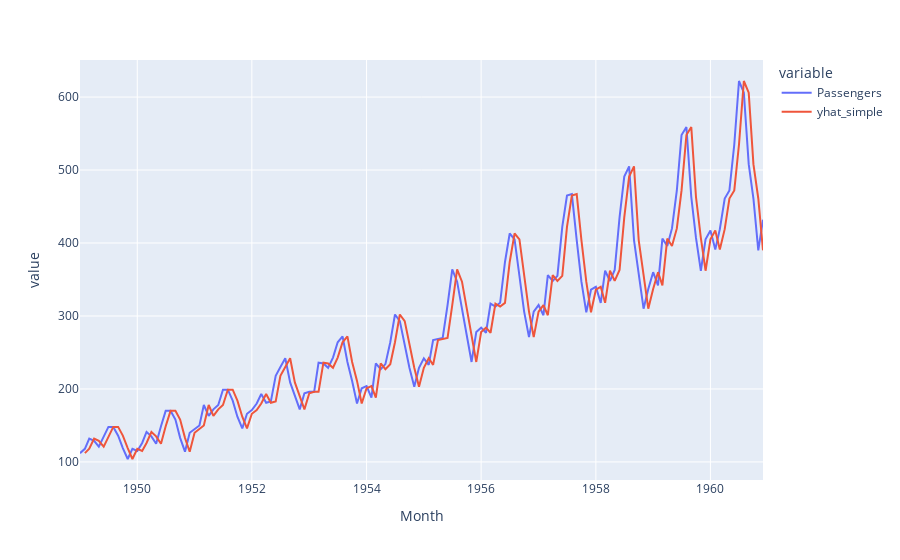

Notebook code for this chart:
### Code cell
px.line(df, x = 'Month', y = ['Passengers','yhat_simple'])

### Figure 1 — Plotly figure (JSON) as saved in the notebook; plotly's stock layout.template omitted (floating-point values rounded to 4 significant figures; data arrays with more than 128 entries replaced by an {"elided": "..."} marker saying what was removed)
{"data": [{"hovertemplate": "variable=Passengers<br>Month=%{x}<br>value=%{y}<extra></extra>", "legendgroup": "Passengers", "line": {"color": "#636efa", "dash": "solid"}, "marker": {"symbol": "circle"}, "mode": "lines", "name": "Passengers", "orientation": "v", "showlegend": true, "type": "scatter", "x": {"elided": "144 str values"}, "xaxis": "x", "y": {"elided": "144 int values"}, "yaxis": "y"}, {"hovertemplate": "variable=yhat_simple<br>Month=%{x}<br>value=%{y}<extra></extra>", "legendgroup": "yhat_simple", "line": {"color": "#EF553B", "dash": "solid"}, "marker": {"symbol": "circle"}, "mode": "lines", "name": "yhat_simple", "orientation": "v", "showlegend": true, "type": "scatter", "x": {"elided": "144 str values"}, "xaxis": "x", "y": {"elided": "144 int values"}, "yaxis": "y"}], "layout": {"legend": {"title": {"text": "variable"}, "tracegroupgap": 0}, "margin": {"t": 60}, "xaxis": {"anchor": "y", "domain": [0, 1], "title": {"text": "Month"}}, "yaxis": {"anchor": "x", "domain": [0, 1], "title": {"text": "value"}}}}
